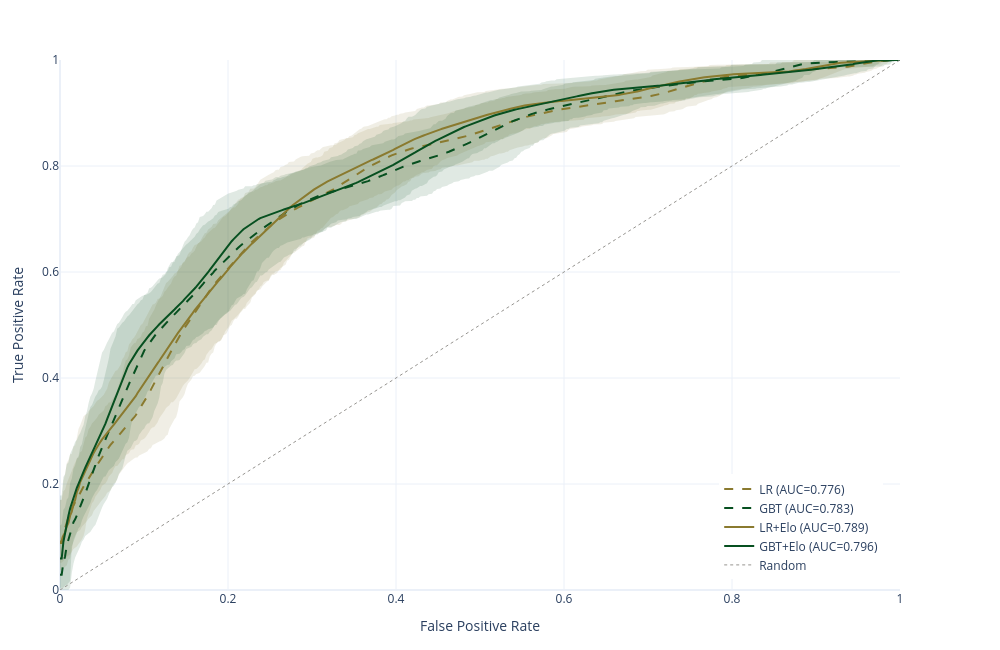

Write notebook code for a chart like this one.
### Code cell
FPR_GRID = np.linspace(0, 1, 500)
rng      = np.random.default_rng(SEED)

def bootstrap_roc(y_true, y_score, n=1000):
    tprs = []
    for _ in range(n):
        idx = rng.integers(0, len(y_true), len(y_true))
        yt, ys = np.array(y_true)[idx], np.array(y_score)[idx]
        if len(np.unique(yt)) < 2: continue
        fpr_b, tpr_b, _ = roc_curve(yt, ys)
        tprs.append(np.interp(FPR_GRID, fpr_b, tpr_b))
    t = np.array(tprs)
    return t.mean(0), np.quantile(t, 0.025, 0), np.quantile(t, 0.975, 0)

curve_specs = [
    ('LR',      SECONDARY, 'dash',  results['no_elo']['lr'][1]),
    ('GBT',     PRIMARY,   'dash',  results['no_elo']['xgb'][1]),
    ('LR+Elo',  SECONDARY, 'solid', results['with_elo']['lr'][1]),
    ('GBT+Elo', PRIMARY,   'solid', results['with_elo']['xgb'][1]),
]

curves = []
print('Computing bootstrap CIs (n=1000)...')
for lbl, col, line_style, prob in curve_specs:
    fpr, tpr, _ = roc_curve(y_te, prob)
    auc_value = roc_auc_score(y_te, prob)
    mean, lo, hi = bootstrap_roc(y_te, prob)
    curves.append((lbl, col, line_style, auc_value, mean, lo, hi))
    print(f'  {lbl}: AUC={auc_value:.3f}')

fig = go.Figure()

# CI bands (hinten, damit Linien oben sind)
for lbl, col, ls, auc_val, mean, lo, hi in curves:
    fig.add_trace(go.Scatter(
        x=list(FPR_GRID) + list(FPR_GRID[::-1]),
        y=list(hi) + list(lo[::-1]),
        fill='toself',
        fillcolor=col,
        opacity=0.12,
        line=dict(color='rgba(0,0,0,0)'),
        showlegend=False,
        hoverinfo='skip'
    ))

# Mean curves
for lbl, col, ls, auc_val, mean, lo, hi in curves:
    fig.add_trace(go.Scatter(
        x=FPR_GRID,
        y=mean,
        mode='lines',
        name=f'{lbl} (AUC={auc_val:.3f})',
        line=dict(color=col, width=2, dash=ls),
        hovertemplate='FPR: %{x:.3f}<br>TPR: %{y:.3f}<extra></extra>'
    ))

# Random baseline
fig.add_trace(go.Scatter(
    x=[0, 1],
    y=[0, 1],
    mode='lines',
    name='Random',
    line=dict(color=GREY, width=1, dash='dot'),
    hovertemplate='FPR: %{x:.3f}<br>TPR: %{y:.3f}<extra></extra>'
))

fig.update_layout(
    xaxis_title='False Positive Rate',
    yaxis_title='True Positive Rate',
    template='plotly_white',
    height=PLOT_HEIGHT,
    width=PLOT_WIDTH,
    xaxis=dict(range=[0, 1]),
    yaxis=dict(range=[0, 1]),
    hovermode='closest',
    legend=dict(x=0.98, y=0.02, xanchor='right', yanchor='bottom'),
    margin=dict(l=60, r=100, t=60, b=60)
)

fig.show()

### Figure 1 — Plotly figure (JSON) as saved in the notebook; plotly's stock layout.template omitted (floating-point values rounded to 4 significant figures; data arrays with more than 128 entries replaced by an {"elided": "..."} marker saying what was removed)
{"data": [{"fill": "toself", "fillcolor": "#8A7A2F", "hoverinfo": "skip", "line": {"color": "rgba(0,0,0,0)"}, "opacity": 0.12, "showlegend": false, "type": "scatter", "x": {"elided": "1000 float values"}, "y": {"elided": "1000 float values"}}, {"fill": "toself", "fillcolor": "#075020", "hoverinfo": "skip", "line": {"color": "rgba(0,0,0,0)"}, "opacity": 0.12, "showlegend": false, "type": "scatter", "x": {"elided": "1000 float values"}, "y": {"elided": "1000 float values"}}, {"fill": "toself", "fillcolor": "#8A7A2F", "hoverinfo": "skip", "line": {"color": "rgba(0,0,0,0)"}, "opacity": 0.12, "showlegend": false, "type": "scatter", "x": {"elided": "1000 float values"}, "y": {"elided": "1000 float values"}}, {"fill": "toself", "fillcolor": "#075020", "hoverinfo": "skip", "line": {"color": "rgba(0,0,0,0)"}, "opacity": 0.12, "showlegend": false, "type": "scatter", "x": {"elided": "1000 float values"}, "y": {"elided": "1000 float values"}}, {"hovertemplate": "FPR: %{x:.3f}<br>TPR: %{y:.3f}<extra></extra>", "line": {"color": "#8A7A2F", "dash": "dash", "width": 2}, "mode": "lines", "name": "LR (AUC=0.776)", "type": "scatter", "x": {"elided": "500 float values"}, "y": {"elided": "500 float values"}}, {"hovertemplate": "FPR: %{x:.3f}<br>TPR: %{y:.3f}<extra></extra>", "line": {"color": "#075020", "dash": "dash", "width": 2}, "mode": "lines", "name": "GBT (AUC=0.783)", "type": "scatter", "x": {"elided": "500 float values"}, "y": {"elided": "500 float values"}}, {"hovertemplate": "FPR: %{x:.3f}<br>TPR: %{y:.3f}<extra></extra>", "line": {"color": "#8A7A2F", "dash": "solid", "width": 2}, "mode": "lines", "name": "LR+Elo (AUC=0.789)", "type": "scatter", "x": {"elided": "500 float values"}, "y": {"elided": "500 float values"}}, {"hovertemplate": "FPR: %{x:.3f}<br>TPR: %{y:.3f}<extra></extra>", "line": {"color": "#075020", "dash": "solid", "width": 2}, "mode": "lines", "name": "GBT+Elo (AUC=0.796)", "type": "scatter", "x": {"elided": "500 float values"}, "y": {"elided": "500 float values"}}, {"hovertemplate": "FPR: %{x:.3f}<br>TPR: %{y:.3f}<extra></extra>", "line": {"color": "#969490", "dash": "dot", "width": 1}, "mode": "lines", "name": "Random", "type": "scatter", "x": [0, 1], "y": [0, 1]}], "layout": {"height": 650, "hovermode": "closest", "legend": {"x": 0.98, "xanchor": "right", "y": 0.02, "yanchor": "bottom"}, "margin": {"b": 60, "l": 60, "r": 100, "t": 60}, "width": 1000, "xaxis": {"range": [0, 1], "title": {"text": "False Positive Rate"}}, "yaxis": {"range": [0, 1], "title": {"text": "True Positive Rate"}}}}
